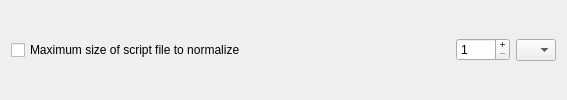
        <widget class="QFrame" name="frame09">
         <property name="frameShape">
          <enum>QFrame::NoFrame</enum>
         </property>
         <property name="frameShadow">
          <enum>QFrame::Raised</enum>
         </property>
         <layout class="QHBoxLayout" name="horizontalLayout_9">
          <property name="topMargin">
           <number>1</number>
          </property>
          <property name="bottomMargin">
           <number>1</number>
          </property>
          <item>
           <widget class="QCheckBox" name="maxSizeOfScriptFileToNormalizeCheckBox">
            <property name="text">
             <string>Maximum size of script file to normalize</string>
            </property>
           </widget>
          </item>
          <item>
           <spacer name="horizontalSpacer_10">
            <property name="orientation">
             <enum>Qt::Horizontal</enum>
            </property>
            <property name="sizeHint" stdset="0">
             <size>
              <width>204</width>
              <height>20</height>
             </size>
            </property>
           </spacer>
          </item>
          <item>
           <widget class="QSpinBox" name="maxSizeOfScriptFileToNormalizeSpinBox">
            <property name="buttonSymbols">
             <enum>QAbstractSpinBox::PlusMinus</enum>
            </property>
            <property name="minimum">
             <number>1</number>
            </property>
            <property name="maximum">
             <number>2048</number>
            </property>
           </widget>
          </item>
          <item>
           <widget class="QComboBox" name="maxSizeOfScriptFileToNormalizeComboBox">
            <item>
             <property name="text">
              <string/>
             </property>
            </item>
            <item>
             <property name="text">
              <string>K</string>
             </property>
            </item>
            <item>
             <property name="text">
              <string>M</string>
             </property>
            </item>
           </widget>
          </item>
         </layout>
        </widget>
